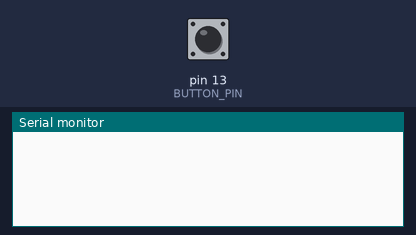
Bench run of a sketch on a simulated Arduino Uno, built with avr-gcc and run on an emulated ATmega328P. Shown: the last lines printed to the serial monitor. The inputs (shaded band) are chosen by the test bench; at power-on: pin 13 (BUTTON_PIN) HIGH.

Above: at 1.2 s.
1.3 s: pin 13 (BUTTON_PIN) pulled LOW for 0.15 s
At 2.6 s:
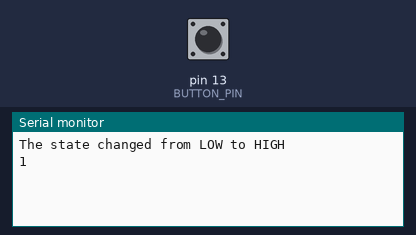
2.9 s: pin 13 (BUTTON_PIN) pulled LOW for 1 s
At 5.2 s:
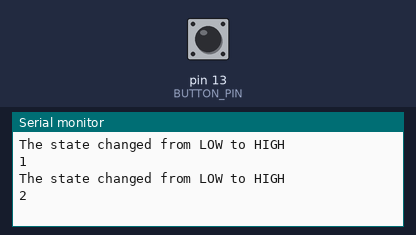

Measured:
- after the input at 1.3 s, the serial monitor: prints a new line after 0.15 s (image 1)
- after the input at 2.9 s, the serial monitor: prints a new line after 1.0 s (image 2)

The sketch:

push_button_detect_second_press.ino
```cpp
#define BUTTON_PIN 13  // GPIO21 pin connected to button

// Variables will change:
int lastState = HIGH;  // the previous state from the input pin
int currentState;      // the current reading from the input pin
int press_time = 0;
void setup() {
  Serial.begin(9600);
  // initialize the pushbutton pin as an pull-up input
  pinMode(BUTTON_PIN, INPUT_PULLUP);
}

void loop() {
  // read the state of the switch/button:
  currentState = digitalRead(BUTTON_PIN);

  if (lastState == LOW && currentState == HIGH) {
    Serial.println("The state changed from LOW to HIGH");
    press_time++;
    if (press_time == 1) {
      Serial.println("1");
    }
    if (press_time == 2) {
      Serial.println("2");
      press_time = 0;
    }
  }
  // save the last state
  lastState = currentState;
}
```
